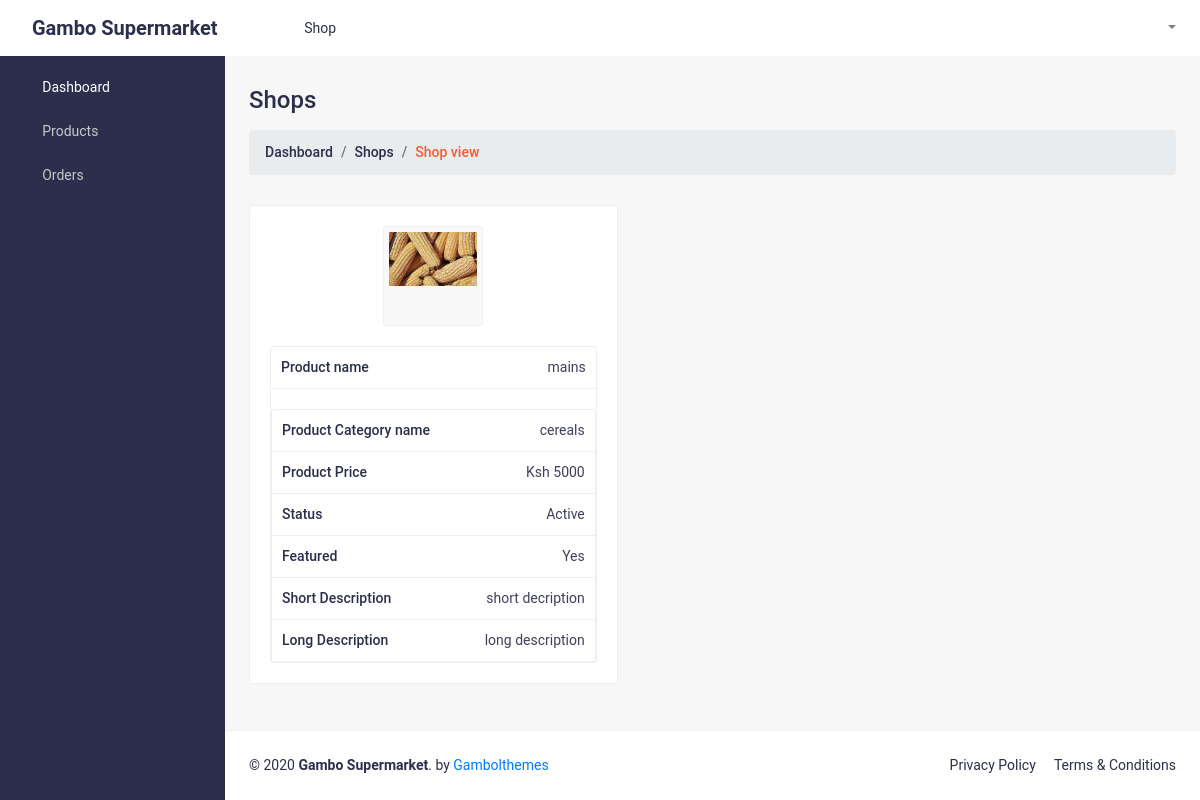
The page /vendors/vendor_product_view/2/ (signed in) on the database its author committed.
### products/models.py (models this page shows, shortened)
class Products(models.Model):
    user =  models.ForeignKey(User,on_delete=models.CASCADE,blank=True,null=True)
    product_title = models.CharField(max_length=100)
    product_overview = models.TextField()
    product_full_description = models.TextField()
    product_category = models.ForeignKey(Category,on_delete=models.CASCADE,related_name="product_category")
    product_price = models.CharField(max_length=255)
    product_Image_Field = models.ImageField(upload_to=upload_image_path,null=True,blank=False)
    Active = models.BooleanField(default=True)
    featured_product = models.BooleanField(default=False)
    created_date = models.DateTimeField(default=now, editable=False)
    slug = models.SlugField(blank=True,unique=True)
    objects = ProductManager()

class Category(models.Model):
    user =  models.ForeignKey(User,on_delete=models.CASCADE,blank=True,null=True)
    category_name = models.CharField(max_length=50)
    category_image = models.FileField(upload_to = upload_image_path2 ,null=True,blank=False)
    description =  models.TextField(blank=True,null=True)
    status =  models.BooleanField(default=False)
    slug = models.SlugField(blank=True,unique=True)

### vendors/views.py (the view)
# urls.py: path('product_view/<id>/',product_view,name="product_view"),
@login_required(login_url='account:sign_in')
def product_view(request,id):
    product = Products.objects.get(id = id)
    context = {
        'product':product
    }
    return render(request,'vendor_product_view.html',context)

### products/models.py (called while the page is built)
    def get_queryset(self):
        return ProductQuerySet(self.model, using=self._db)

### vendors/templates/vendor_product_view.html (shortened to what this page needs)
<!DOCTYPE html>
<html lang="en">
   {% include './vendor_index/head.html' %}
   <body class="sb-nav-fixed">
      {% include './vendor_index/nav.html' %}
      <div id="layoutSidenav">
         {% include './vendor_index/sidebar.html' %}
         <div id="layoutSidenav_content">
            <main>
               <div class="container-fluid">
                  <h2 class="mt-30 page-title">Shops</h2>
                  <ol class="breadcrumb mb-30">
                     <li class="breadcrumb-item"><a href="index.html">Dashboard</a></li>
                     <li class="breadcrumb-item"><a href="shops.html">Shops</a></li>
                     <li class="breadcrumb-item active">Shop view</li>
                  </ol>
                  <div class="row">
                     <div class="col-lg-5 col-md-6">
                        <div class="card card-static-2 mb-30">
                           <div class="card-body-table">
                              <div class="shopowner-content-left text-center pd-20">
                                 <div class="shop_img">
                                    <img src="{{product.product_Image_Field.url}}" alt="">
                                 </div>
                                 <div class="shopowner-dts">
                                    <div class="shopowner-dt-list">
                                       <span class="left-dt">Product name</span>
                                       <span class="right-dt">{{product.product_title}}</span>
                                    </div>
                                    <div class="shopowner-dts">
                                        <div class="shopowner-dt-list">
                                           <span class="left-dt">Product Category name</span>
                                           <span class="right-dt">{{product.product_category.category_name}}</span>
                                        </div>
                                    <div class="shopowner-dt-list">
                                       <span class="left-dt">Product Price</span>
                                       <span class="right-dt">Ksh {{product.product_price}}</span>
                                    </div>
                                    <div class="shopowner-dt-list">
                                       <span class="left-dt">Status</span>
                                       {% if product.Active %}
                                       <span class="right-dt">Active</span>
                                       {% else %}
                                       <span class="right-dt">InActive</span>
                                       {% endif %}
                                    </div>
                                    <div class="shopowner-dt-list">
                                        <span class="left-dt">Featured</span>
                                        {% if product.featured_product %}
                                        <span class="right-dt">Yes</span>
                                        {% else %}
                                        <span class="right-dt">No</span>
                                        {% endif %}
                                     </div>
                                     <div class="shopowner-dt-list">
                                        <span class="left-dt">Short Description</span>
                                        <span class="right-dt">{{product.product_overview}}</span>
                                     </div>
                                     <div class="shopowner-dt-list">
                                        <span class="left-dt">Long Description</span>
                                        <span class="right-dt">{{product.product_full_description}}</span>
                                     </div>
                                 </div>
                              </div>
                           </div>
                        </div>
                     </div>
                  </div>
               </div>
            </main>
            <footer class="py-4 bg-footer mt-auto">
               <div class="container-fluid">
                  <div class="d-flex align-items-center justify-content-between small">
                     <div class="text-muted-1">© 2020 <b>Gambo Supermarket</b>. by <a href="https://themeforest.net/user/gambolthemes">Gambolthemes</a></div>
                     <div class="footer-links">
                        <a href="https://gambolthemes.net/html-items/gambo_supermarket_demo/privacy_policy.html">Privacy Policy</a>
                        <a href="https://gambolthemes.net/html-items/gambo_supermarket_demo/term_and_conditions.html">Terms &amp; Conditions</a>
                     </div>
                  </div>
               </div>
            </footer>
         </div>
      </div>
   </body>
</html>

### static_file/css/styles.css (style rules this page uses)
html { font-family:roboto,sans-serif!important;line-height:1.15;-webkit-text-size-adjust:100%;-webkit-tap-highlight-color:transparent }
article,aside,figcaption,figure,footer,header,hgroup,main,nav,section { display:block }
body { margin:0;font-family:roboto,sans-serif!important;font-size:1rem;font-weight:400;line-height:1.5;color:#2b2f4c;text-align:left;background-color:#f7f7f7 }
h1,h2,h3,h4,h5,h6 { margin-top:0;margin-bottom:.5rem }
ol,ul,dl { margin-top:0;margin-bottom:1rem }
b,strong { font-weight:bolder }
a { color:#007bff;text-decoration:none;background-color:transparent }
img { vertical-align:middle;border-style:none }
h1,h2,h3,h4,h5,h6,.h1,.h2,.h3,.h4,.h5,.h6 { margin-bottom:.5rem;font-weight:500;line-height:1.2 }
h2,.h2 { font-size:2rem }
small,.small { font-size:80%;font-weight:400 }
html,body { height:100% }
.container,.container-fluid,.container-sm,.container-md,.container-lg,.container-xl { padding-left:1.5rem;padding-right:1.5rem }
#layoutSidenav { display:flex }
#layoutSidenav #layoutSidenav_content { position:relative;display:flex;flex-direction:column;justify-content:space-between;min-width:0;flex-grow:1;min-height:calc(100vh - 56px);margin-left:-225px }
@media (min-width:992px) { #layoutSidenav #layoutSidenav_content { margin-left:0;transition:margin .15s ease-in-out } }
.sb-nav-fixed #layoutSidenav #layoutSidenav_content { padding-left:225px;top:56px;background-color:#f7f7f7!important }

### static_file/css/admin-style.css (style rules this page uses)
.container,.container-fluid,.container-sm,.container-md,.container-lg,.container-xl { padding-left:1.5rem!important;padding-right:1.5rem!important }
.bg-footer { background-color:#fff!important;border-top:1px solid #efefef }
.mt-30 { margin-top:30px!important }
.mb-30 { margin-bottom:30px!important }
.page-title { font-size:24px;font-weight:500;color:#2b2f4c;text-align:left;margin-bottom:15px }
.breadcrumb-item.active { color:#f55d2c!important }
.breadcrumb-item { color:#2b2f4c!important;font-weight:500;font-size:14px }
.breadcrumb-item a { color:#2b2f4c!important }
.text-muted-1 { font-size:14px;font-weight:400;color:#2b2f4c!important }
.card-static-2 { border:1px solid #efefef!important;background:#fff }
.footer-links a { font-size:14px;font-weight:400;color:#2b2f4c;margin-right:15px }
.footer-links a:last-child { margin-right:0 }
.pd-20 { padding:20px }
.shop_img { width:100px;height:100px;border:1px solid #efefef;background:#f9f9f9;padding:5px;border-radius:3px;display:inline-block }
.shop_img img { width:100% }
.shopowner-dts { margin-top:20px;border:1px solid #efefef;border-radius:3px }
.shopowner-dt-list { display:flex;align-items:start;padding:10px;border-bottom:1px solid #efefef;width:100% }
.shopowner-dt-list:last-child { border-bottom:0 }
.left-dt { color:#2b2f4c;font-size:14px;font-weight:500;margin-bottom:0;text-align:left;width:50% }
.right-dt { color:#3e3f5e;font-size:14px;font-weight:400;margin-bottom:0;margin-left:auto;text-align:right;width:50% }

### rows shown on the page
Products: product_Image_Field (picture), product_title "mains", product_category.category_name "cereals", product_price "5000", product_overview "short decription", product_full_description "long description"
